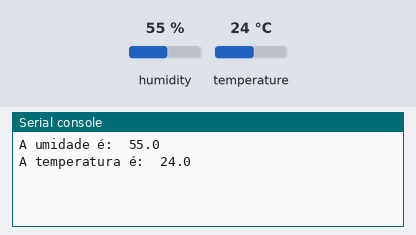
Bench run of a program on a simulated MicroPython board. On the bench: the last lines printed to the serial console. The inputs (shaded band) are chosen by the test bench; at power-on: humidity 55 %, temperature 24 °C.

Above: at 1.2 s.
1.3 s: humidity set to 22 %
At 2.5 s:
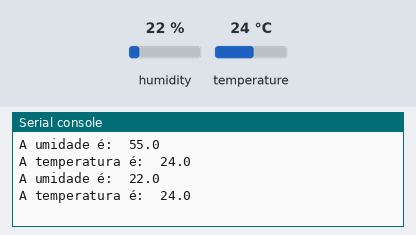
4.0 s: temperature set to 12 °C
At 4.8 s:
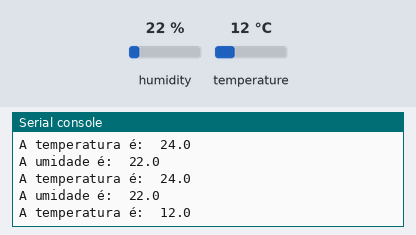
6.7 s: humidity set to 40 %
At 9.5 s:
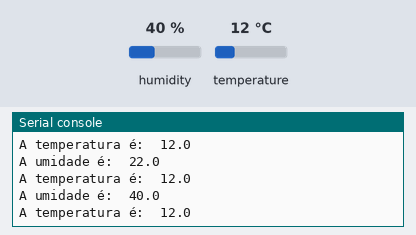
Timing chart, 0 to 11.0 s (numbered marks = the images above; inputs shaded):
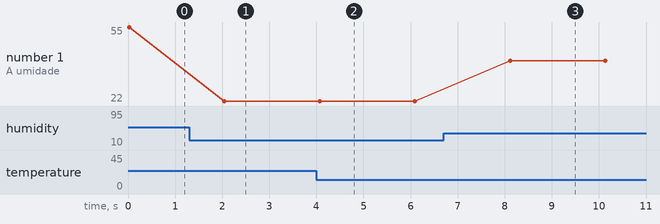

Measured:
- after the input at 1.3 s, the serial console: prints a new line after 0.75 s (image 1)
- after the input at 4.0 s, the serial console: prints a new line after 0.07 s (image 2)
- after the input at 6.7 s, the serial console: prints a new line after 1.4 s (image 3)
- plotted number 1: 55 → 22 after the input at 1.3 s, 22 → 40 after the input at 6.7 s

The program:

dht22.py
```python
from machine import Pin
from utime import sleep
from dht import DHT22

sensor_temp = DHT22(Pin(15))

while True:
    # Diz ao sensor que ele iniciará/solicitará uma LEITURA
    sensor_temp.measure()

    # Leitura da UMIDADE
    umidade = sensor_temp.humidity()


    # Leitura da TEMPERATURA
    temperatura = sensor_temp.temperature()

    print("A umidade é: ", umidade)
    print("A temperatura é: ", temperatura)


    sleep(2)
```
